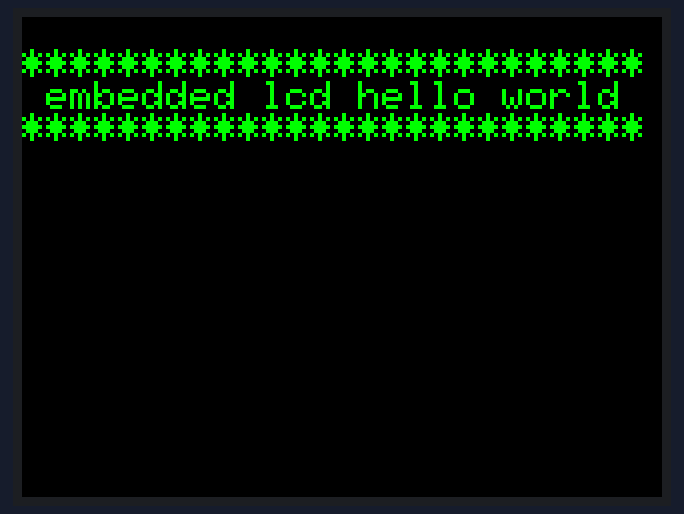
Simulated run of this sketch. Board: Arduino Uno, built with avr-gcc and run on an emulated ATmega328P. Shown: 320×240 colour display. What the sketch prints to the serial monitor is not drawn.

Above: at 0.3 s.
At 4.1 s:
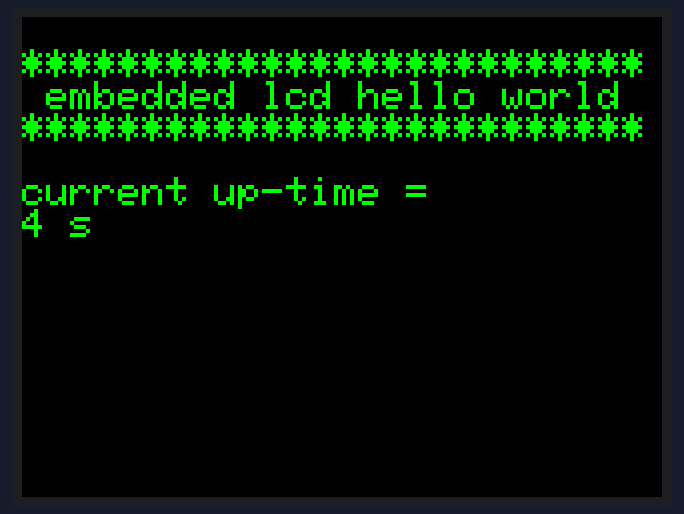
At 9.1 s:
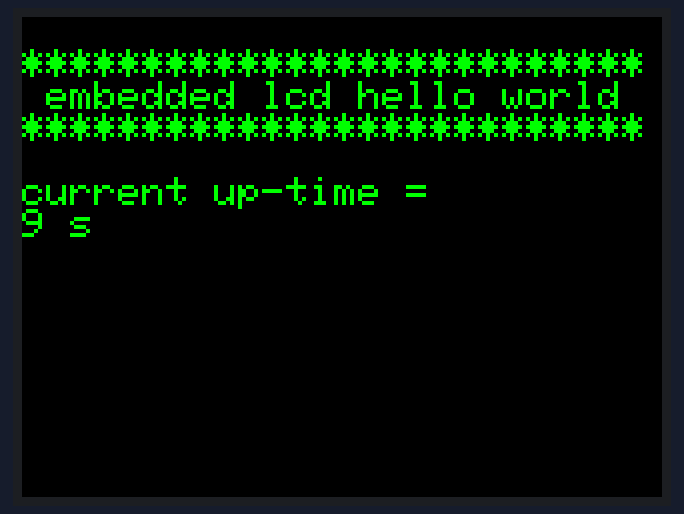
At 19.1 s:
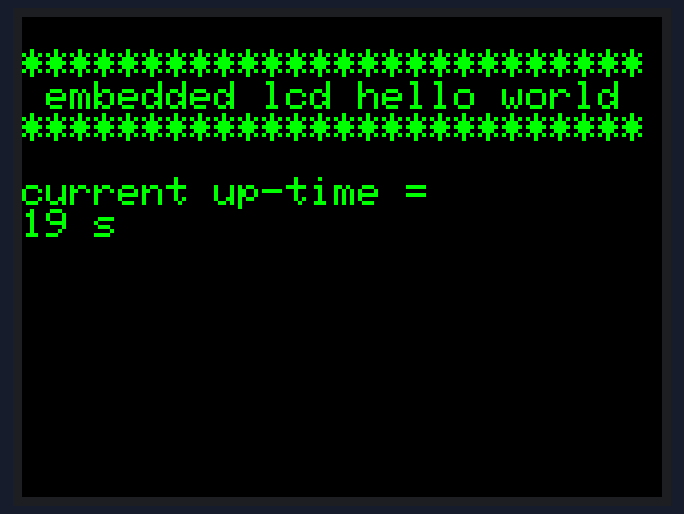
At 27.1 s:
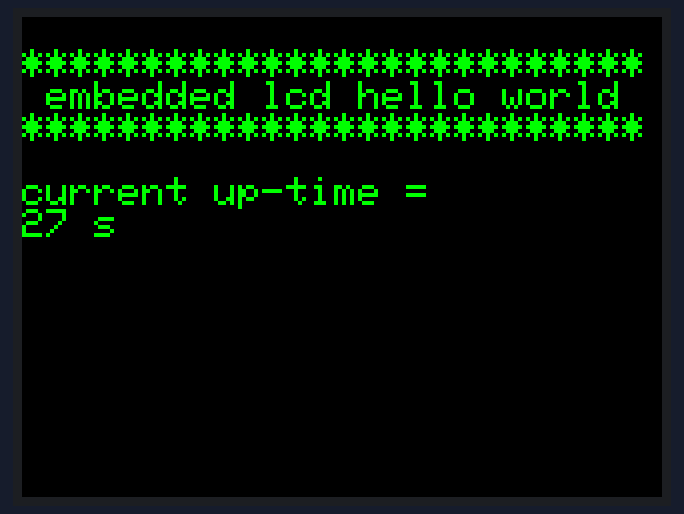
At 38.1 s:
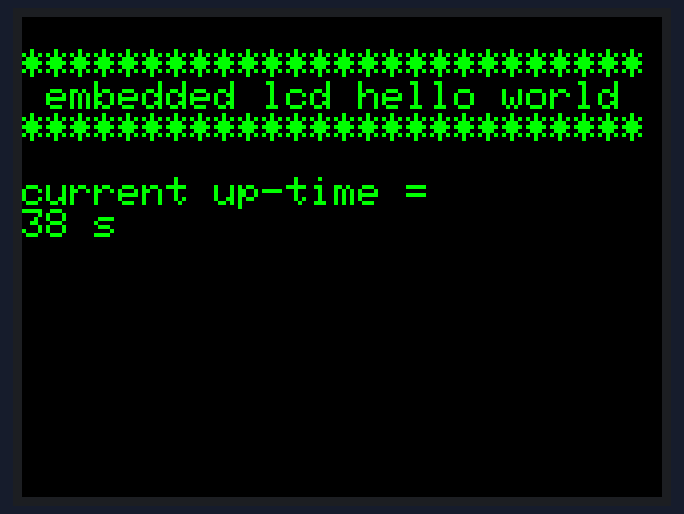

The sketch:

1_lcd_hello_world.ino
```cpp
/**
 * 1_lcd_hello_world.ino
 *
 * this is a simple Arduino program to keep track of the up-time using
 * and display it on the Adafruit 2.8" TFT LCD screen:
 *
 * https://www.adafruit.com/product/2090
 *
 * author: alex shenfield
 * date:   08-10-2022
 */

// LIBRARY IMPORTS

// include the necessary libraries for the LCD
#include <SPI.h>
#include <Adafruit_GFX.h>
#include <Adafruit_ILI9341.h>

// INITIAL VARIABLES

// DISPLAY

// set the additional SPI pins for the TFT break out
#define TFT_DC 6
#define TFT_CS 7

// create the tft object using the hardware SPI pins
Adafruit_ILI9341 tft = Adafruit_ILI9341(TFT_CS, TFT_DC);

// UPTIME COUNTER

// timing variables ...
long previous_time = 0;
long interval = 1000;

// create a variable to increment every second
int current_uptime = 0;

// CODE

// this method runs once (when the sketch starts)
void setup()
{
  // start serial comms and wait until its up and running
  Serial.begin(115200);
  while (!Serial)
  {
    delay(10);
  }
  Serial.println("LCD hello world program running ...");

  // start the tft screen and display some diagnostic data on the
  // serial display
  tft.begin();
  print_diagnostics();

  // make the screen black
  tft.fillScreen(ILI9341_BLACK);

  // set the text colour, background colour, and text size
  tft.setTextColor(ILI9341_GREEN, ILI9341_BLACK);
  tft.setTextSize(2);

  // rotate the display, reset the cursor to the top left, and write
  // a header to it
  tft.setRotation(1);
  tft.setCursor(0, 0);
  tft.println();
  tft.println("**************************");
  tft.println(" embedded lcd hello world ");
  tft.println("**************************");
  tft.println();
}

// this method loops continuously
void loop()
{
  // get the current time this time round the loop
  unsigned long current_time = millis();

  // if the set time interval has elapsed ...
  if (current_time - previous_time > interval)
  {
    // save the time
    previous_time = current_time;

    // update the current uptime
    current_uptime = current_uptime + 1;

    // set the cursor to the start of the fifth line - each character
    // is 16 pixels high and so the cursor should be set to y = 5 * 16
    tft.setCursor(0, 80);
    tft.println("current up-time = ");
    tft.print(current_uptime);
    tft.println(" s");
  }
}

// UTILITY METHODS

// print some simple diagnostic information about the TFT LCD
// (this is optional but can help debug problems – e.g. the lcd not
// properly connected)
void print_diagnostics()
{
  uint8_t x = 0;
  x = tft.readcommand8(ILI9341_RDMODE);
  Serial.print("display power mode: 0x");
  Serial.println(x, HEX);
  x = tft.readcommand8(ILI9341_RDMADCTL);
  Serial.print("MADCTL mode: 0x");
  Serial.println(x, HEX);
  x = tft.readcommand8(ILI9341_RDPIXFMT);
  Serial.print("pixel format: 0x");
  Serial.println(x, HEX);
  x = tft.readcommand8(ILI9341_RDIMGFMT);
  Serial.print("image format: 0x");
  Serial.println(x, HEX);
  x = tft.readcommand8(ILI9341_RDSELFDIAG);
  Serial.print("self diagnostic: 0x");
  Serial.println(x, HEX);
}
```

Measured:
- what the display in image 1 shows lasts 1.0 s, from 4.0 s to 5.0 s
